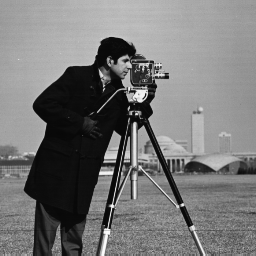
%> input picture Lab 4/Assignment2/Cameraman.tiff, 256 x 256 px
$ octave Assignment2.m   (GNU Octave 9; MATLAB toolbox functions it lacks are replaced by stand-ins)
%> lines starting %> are read from the running program, lines starting %| are printed output that depends on the picture; in (x1, y1, x2, y2) boxes, pixels count from 0 and x2, y2 are one past the last pixel; in counts of white or black regions, pixels touching at a corner belong together; the program's own positions count from 1
### Lab 4/Assignment2/myhough.m
function accarray = myhough(edgemap)
%Define theta from -90 to 89 degrees
theta = -90: 1 : 89;

%Find the foreground pixels of the edge map
[y, x] = find(edgemap);

%Calculate all values of p rounding to the nearest integer less or equal
p = ceil ([x,y]*[cosd(theta) ; sind(theta)]) ;

%Initialize a two-dimensional accumulator array
accarray = zeros ((max(p(:))*2)+1, length(theta)) ;

%Step through all values of rho updating the accumulator array as you go.
idx = 1;
for i=-max(p(:)):max(p(:))
    for j=1: length(theta)
      acc_counter = 0;
      for k = 1: length(p(:,j))
         if (p(k,j) == i)
             acc_counter = acc_counter + 1;
         end
      end
      accarray(idx, j) = acc_counter;
    end
   idx = idx+1;
end
return ;

### Lab 4/Assignment2/Assignment2.m
%Read the image 'cameraman.tif'. This image is supplied by MATLAB. (show your code)
img_cameraman = imread('Cameraman.tiff');
%> img_cameraman is the input picture: size 256x256 uint8; min 7, max 253, mean 118.7
%Compute the edge map of the image using the Canny algorithm with the MATLAB default parameters. (show your code)
bw_edge = edge(img_cameraman,'canny');
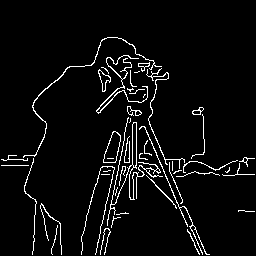
%> bw_edge: size 256x256 logical; 4.7% white in thin lines or dots, all inside (x1, y1, x2, y2) = (1, 37, 255, 255)

%Write a MATLAB script that compares your function myhough to the built-in MATLAB function hough by producing the accumulator array of the edge map of image 'cameraman.tif' (a MATLAB demo image), and plot side-by-side the two resulting accumulator arrays (using MATLAB's function subplot).   (show your code)
%1. Call MATLAB function hough
[matlab_hough,matlab_theta,matlab_rho] = hough(bw_edge);
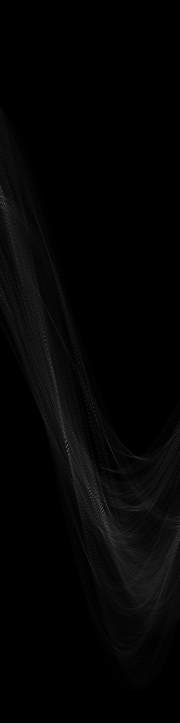
%> matlab_hough: size 723x180 double; min 0, max 107, mean 4.3
%> matlab_theta = 180 values from -90 to 89; matlab_rho = 723 values from -361 to 361

%2. Call function myhough
myhough_accarr = myhough(bw_edge);
%> in myhough, `[y, x] = find(edgemap);`: y = 3107 values from 38 to 255; x = 3107 values from 2 to 255
%> in myhough, `p = ceil ([x,y]*[cosd(theta) ; sind(theta)]) ;`:
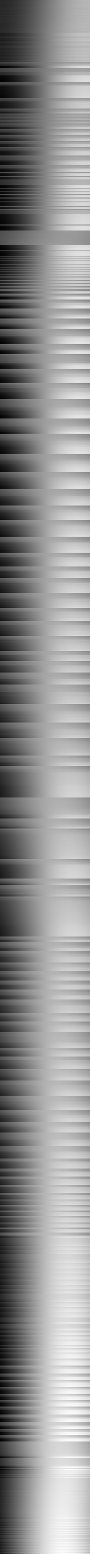
%> p: size 3107x180 double (shown at 1/2 size); min -255, max 332, mean 81.5; drawn with min black and max white
%> in myhough, `accarray = zeros ((max(p(:))*2)+1, length(theta)) ;`: accarray: size 665x180 double; every value is 0
%> (the run ends here)
